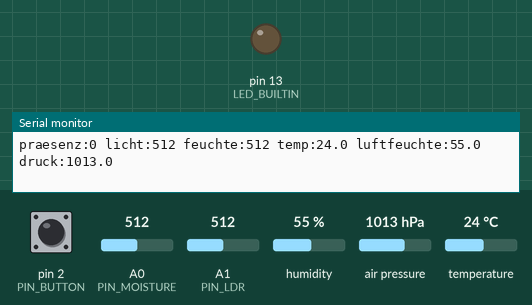
A sketch run on a simulated Teensy 4. On the bench: output pins drawn as LEDs (lit = HIGH), the last lines printed to the serial monitor. Wiring (inferred from the names in the program): BME280 sensor at I2C address 0x76. The inputs (shaded band) are chosen by the test bench; at power-on: pin 2 (PIN_BUTTON) HIGH, A0 (PIN_MOISTURE) = 512, A1 (PIN_LDR) = 512, humidity 55 %, air pressure 1013 hPa, temperature 24 °C.

Above: at 1.2 s.
1.3 s: pin 2 (PIN_BUTTON) pulled LOW for 0.25 s
At 1.53 s:
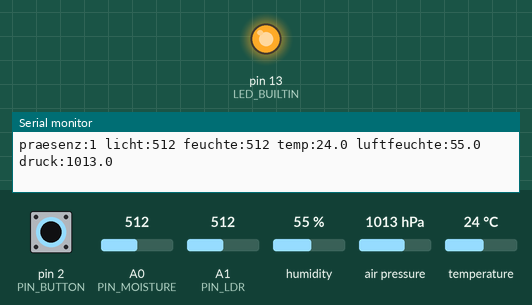
3.1 s: pin 2 (PIN_BUTTON) pulled LOW for 3.2 s
At 7.6 s:
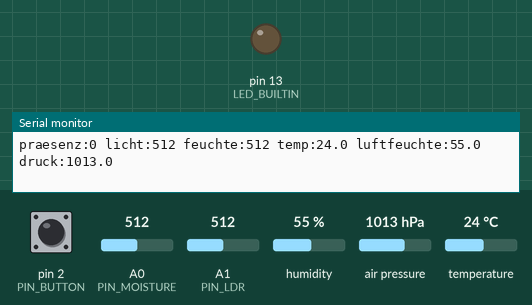
Timing chart, 0 to 9.1 s (numbered marks = the images above; inputs shaded):
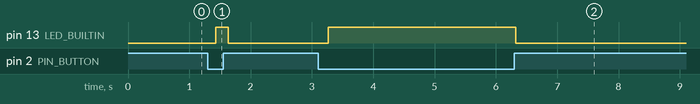

Measured:
- after the input at 1.3 s, pin 13 (LED_BUILTIN): LOW → HIGH after 0.13 s, → LOW 0.20 s later
- after the input at 3.1 s, pin 13 (LED_BUILTIN): LOW → HIGH after 0.16 s, → LOW 3.1 s later

The sketch:

sensor_test.ino
```cpp
#include <Arduino.h>
#include <Wire.h>
#include <Adafruit_BME280.h>
#include <Adafruit_BMP280.h>

// Sensor-Test: Taster, LDR, Bodenfeuchte, BME/BMP280 -> Serial Monitor / Plotter
// Ausgabeformat "name:wert name:wert ..." -> direkt plottbar (Arduino Serial Plotter, Teleplot)

// ---------- Pins ----------
const int PIN_BUTTON   = 2;   // Taster gegen GND (Präsenz-Ersatz)
const int PIN_MOISTURE = A0;  // Pin 14, Feuchtesensor AOUT
const int PIN_LDR      = A1;  // Pin 15, Spannungsteiler LDR / 10k

// ---------- BME/BMP280 ----------
// Beide Chips sehen gleich aus, aber die Bibliotheken prüfen die Chip-ID.
// Darum lesen wir die ID selbst aus (Register 0xD0) und nehmen dann die passende Bibliothek.
const uint8_t CHIP_ID_BME280 = 0x60;
const uint8_t CHIP_ID_BMP280 = 0x58;

Adafruit_BME280 bme;
Adafruit_BMP280 bmp;
uint8_t envAddr = 0;    // gefundene I2C-Adresse (0x76 oder 0x77), 0 = nichts gefunden
uint8_t envChipId = 0;  // gelesene Chip-ID

// Liest ein Byte aus einem Register eines I2C-Geräts. Gibt 0 zurück, wenn niemand antwortet.
uint8_t readRegister(uint8_t addr, uint8_t reg) {
  Wire.beginTransmission(addr);
  Wire.write(reg);
  if (Wire.endTransmission() != 0) return 0;  // != 0 -> kein ACK, Gerät nicht da
  Wire.requestFrom(addr, (uint8_t)1);
  return Wire.available() ? Wire.read() : 0;
}

void setupEnvSensor() {
  Wire.begin();  // Teensy 4.1: SDA = 18, SCL = 19

  // Beide möglichen Adressen probieren (SDO an GND -> 0x76, an 3V -> 0x77)
  const uint8_t candidates[] = {0x76, 0x77};
  for (uint8_t addr : candidates) {
    uint8_t id = readRegister(addr, 0xD0);
    if (id != 0) {
      envAddr = addr;
      envChipId = id;
      break;
    }
  }

  if (envAddr == 0) {
    Serial.println("# BME/BMP280: nichts gefunden auf 0x76/0x77 -> Verkabelung (SDA 18, SCL 19, CSB an 3V) prüfen");
    return;
  }

  Serial.printf("# Gefunden auf 0x%02X, Chip-ID 0x%02X -> ", envAddr, envChipId);
  if (envChipId == CHIP_ID_BME280) {
    Serial.println("BME280 (mit Luftfeuchte)");
    if (!bme.begin(envAddr)) Serial.println("# bme.begin() fehlgeschlagen");
  } else if (envChipId == CHIP_ID_BMP280) {
    Serial.println("BMP280 (ohne Luftfeuchte)");
    if (!bmp.begin(envAddr, envChipId)) Serial.println("# bmp.begin() fehlgeschlagen");
  } else {
    Serial.println("unbekannter Chip");
    envAddr = 0;
  }
}

void setup() {
  Serial.begin(115200);
  while (!Serial && millis() < 3000) {}  // bis zu 3 s warten, damit der Monitor den Anfang mitbekommt

  pinMode(PIN_BUTTON, INPUT_PULLUP);
  pinMode(LED_BUILTIN, OUTPUT);

  Serial.println("# Sensor-Test startet");
  setupEnvSensor();
}

void loop() {
  // Taster: INPUT_PULLUP -> gedrückt = LOW. Wir drehen es um, damit 1 = "jemand da".
  int presence = digitalRead(PIN_BUTTON) == LOW ? 1 : 0;
  digitalWrite(LED_BUILTIN, presence);  // LED zeigt Präsenz direkt an

  int light    = analogRead(PIN_LDR);       // 0..1023, heller = höher (LDR oben an 3V)
  int moisture = analogRead(PIN_MOISTURE);  // 0..1023, NASSER = NIEDRIGER

  Serial.printf("praesenz:%d licht:%d feuchte:%d", presence, light, moisture);

  if (envChipId == CHIP_ID_BME280 && envAddr) {
    Serial.printf(" temp:%.1f luftfeuchte:%.1f druck:%.1f",
                  bme.readTemperature(), bme.readHumidity(), bme.readPressure() / 100.0f);
  } else if (envChipId == CHIP_ID_BMP280 && envAddr) {
    Serial.printf(" temp:%.1f druck:%.1f",
                  bmp.readTemperature(), bmp.readPressure() / 100.0f);
  }
  Serial.println();

  delay(200);  // 5 Messungen pro Sekunde
}
```
